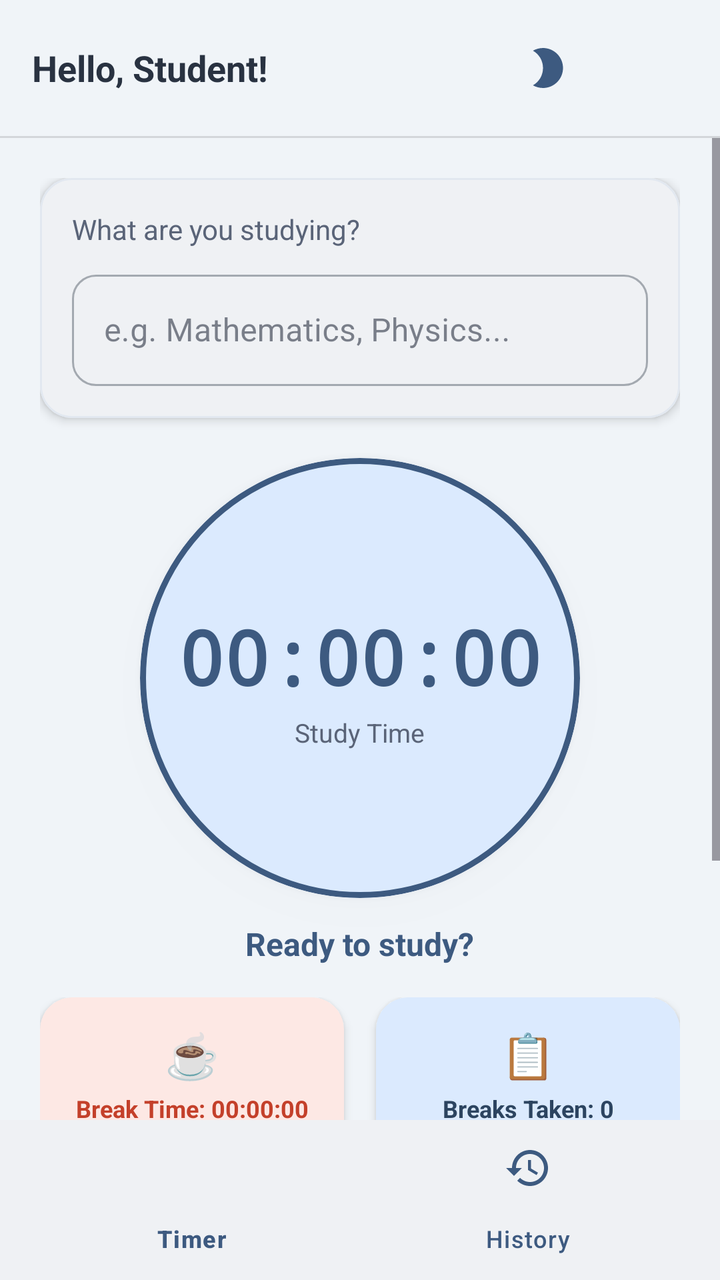
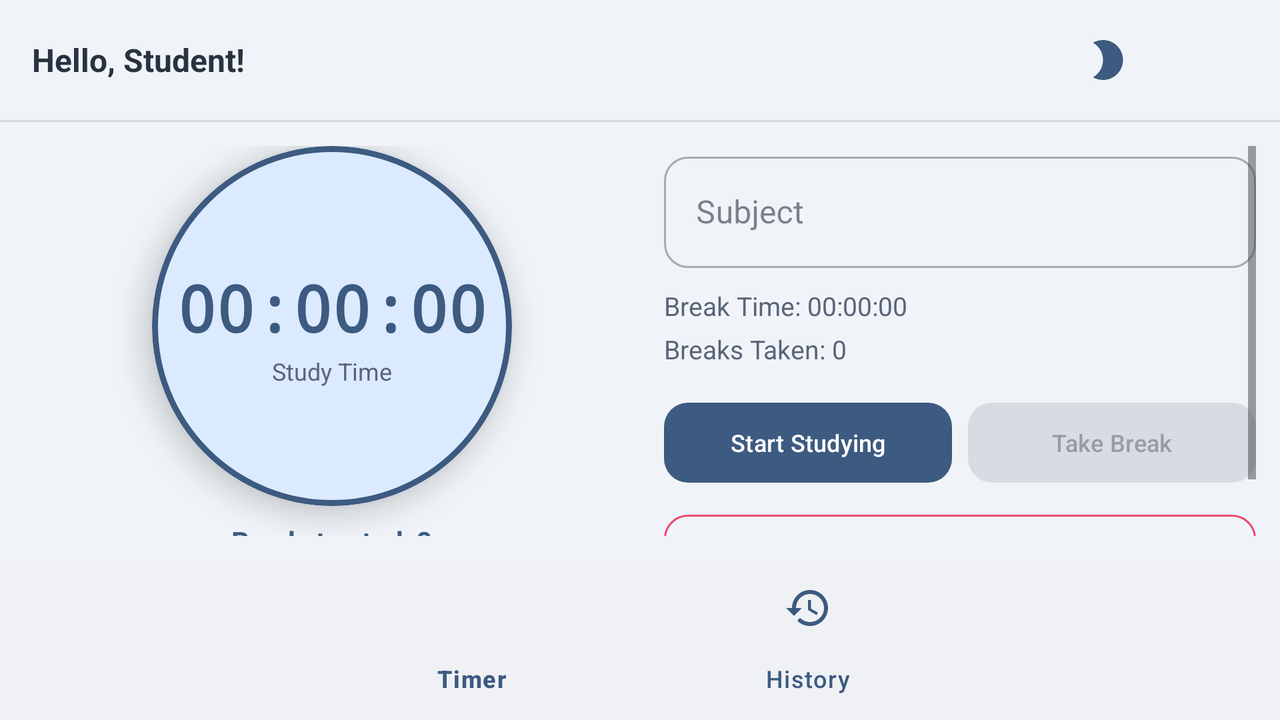

The same Android screen from two of the app's own layout files: first res/layout/ as a phone draws it, then the repository's variant for another configuration, drawn on a device whose configuration selects that folder. Both files follow.
<!-- AndroidManifest.xml: application theme Theme.StudyTimeBreaker -->
<!-- res/layout/activity_timer.xml -->
<?xml version="1.0" encoding="utf-8"?>
<LinearLayout xmlns:android="http://schemas.android.com/apk/res/android"
    xmlns:app="http://schemas.android.com/apk/res-auto"
    android:layout_width="match_parent"
    android:layout_height="match_parent"
    android:orientation="vertical"
    android:fitsSystemWindows="true"
    android:background="?android:colorBackground">

    
    <LinearLayout
        android:layout_width="match_parent"
        android:layout_height="wrap_content"
        android:orientation="horizontal"
        android:gravity="center_vertical"
        android:paddingHorizontal="16dp"
        android:paddingVertical="12dp">

        
        <TextView
            android:id="@+id/tvWelcome"
            android:layout_width="0dp"
            android:layout_height="wrap_content"
            android:layout_weight="1"
            android:text="Hello, Student!"
            android:textSize="18sp"
            android:textStyle="bold"
            android:textColor="?colorOnSurface" />

        
        <ImageView
            android:id="@+id/btnThemeToggle"
            android:layout_width="44dp"
            android:layout_height="44dp"
            android:src="@drawable/ic_moon"
            android:background="?attr/selectableItemBackgroundBorderless"
            android:contentDescription="Toggle theme"
            android:scaleType="centerInside"
            android:padding="8dp"
            android:layout_marginEnd="4dp"
            android:clickable="true"
            android:focusable="true"
            app:tint="?colorPrimary" />

        
        <ImageView
            android:id="@+id/btnLogout"
            android:layout_width="44dp"
            android:layout_height="44dp"
            android:src="@drawable/ic_logout"
            android:background="?attr/selectableItemBackgroundBorderless"
            android:contentDescription="Logout"
            android:scaleType="centerInside"
            android:padding="8dp"
            android:clickable="true"
            android:focusable="true"
            app:tint="?colorPrimary" />
    </LinearLayout>

    
    <View
        android:layout_width="match_parent"
        android:layout_height="1dp"
        android:background="?android:listDivider" />

    
    <ScrollView
        android:layout_width="match_parent"
        android:layout_height="0dp"
        android:layout_weight="1"
        android:fillViewport="true">

        <LinearLayout
            android:layout_width="match_parent"
            android:layout_height="wrap_content"
            android:orientation="vertical"
            android:gravity="center_horizontal"
            android:padding="20dp">

            
            <com.google.android.material.card.MaterialCardView
                android:layout_width="match_parent"
                android:layout_height="wrap_content"
                app:cardCornerRadius="16dp"
                app:cardElevation="3dp"
                app:strokeWidth="1dp"
                app:strokeColor="?colorSurfaceVariant"
                android:layout_marginBottom="20dp">

                <LinearLayout
                    android:layout_width="match_parent"
                    android:layout_height="wrap_content"
                    android:orientation="vertical"
                    android:padding="16dp">

                    <TextView
                        android:layout_width="wrap_content"
                        android:layout_height="wrap_content"
                        android:text="What are you studying?"
                        android:textSize="14sp"
                        android:textColor="?colorOnSurfaceVariant"
                        android:layout_marginBottom="8dp" />

                    <com.google.android.material.textfield.TextInputLayout
                        android:layout_width="match_parent"
                        android:layout_height="wrap_content"
                        android:hint="e.g. Mathematics, Physics..."
                        style="@style/Widget.MaterialComponents.TextInputLayout.OutlinedBox"
                        app:boxCornerRadiusTopStart="12dp"
                        app:boxCornerRadiusTopEnd="12dp"
                        app:boxCornerRadiusBottomStart="12dp"
                        app:boxCornerRadiusBottomEnd="12dp">

                        <com.google.android.material.textfield.TextInputEditText
                            android:id="@+id/etSubject"
                            android:layout_width="match_parent"
                            android:layout_height="wrap_content"
                            android:inputType="text"
                            android:maxLines="1" />
                    </com.google.android.material.textfield.TextInputLayout>
                </LinearLayout>
            </com.google.android.material.card.MaterialCardView>

            
            <com.google.android.material.card.MaterialCardView
                android:id="@+id/timerCard"
                android:layout_width="220dp"
                android:layout_height="220dp"
                app:cardCornerRadius="110dp"
                app:cardElevation="8dp"
                app:strokeColor="?colorPrimary"
                app:strokeWidth="3dp"
                app:cardBackgroundColor="?colorPrimaryContainer"
                android:layout_marginBottom="12dp">

                <LinearLayout
                    android:layout_width="match_parent"
                    android:layout_height="match_parent"
                    android:gravity="center"
                    android:orientation="vertical">

                    
                    <TextView
                        android:id="@+id/tvTimerDisplay"
                        android:layout_width="wrap_content"
                        android:layout_height="wrap_content"
                        android:text="00:00:00"
                        android:textSize="38sp"
                        android:textStyle="bold"
                        android:textColor="?colorPrimary"
                        android:fontFamily="monospace" />

                    
                    <TextView
                        android:id="@+id/tvTimerLabel"
                        android:layout_width="wrap_content"
                        android:layout_height="wrap_content"
                        android:text="Study Time"
                        android:textSize="13sp"
                        android:textColor="?colorOnSurfaceVariant"
                        android:layout_marginTop="4dp" />
                </LinearLayout>
            </com.google.android.material.card.MaterialCardView>

            
            <TextView
                android:id="@+id/tvStatus"
                android:layout_width="wrap_content"
                android:layout_height="wrap_content"
                android:text="Ready to study?"
                android:textSize="16sp"
                android:textStyle="bold"
                android:textColor="?colorPrimary"
                android:layout_marginBottom="16dp" />

            
            <LinearLayout
                android:layout_width="match_parent"
                android:layout_height="wrap_content"
                android:orientation="horizontal"
                android:gravity="center"
                android:layout_marginBottom="24dp">

                
                <com.google.android.material.card.MaterialCardView
                    android:layout_width="0dp"
                    android:layout_height="wrap_content"
                    android:layout_weight="1"
                    app:cardCornerRadius="16dp"
                    app:cardElevation="3dp"
                    app:strokeWidth="0dp"
                    app:cardBackgroundColor="?colorSecondaryContainer"
                    android:layout_marginEnd="8dp">

                    <LinearLayout
                        android:layout_width="match_parent"
                        android:layout_height="wrap_content"
                        android:orientation="vertical"
                        android:gravity="center"
                        android:padding="14dp">

                        <TextView
                            android:layout_width="wrap_content"
                            android:layout_height="wrap_content"
                            android:text="☕"
                            android:textSize="22sp"
                            android:layout_marginBottom="4dp" />

                        <TextView
                            android:id="@+id/tvBreakTime"
                            android:layout_width="match_parent"
                            android:layout_height="wrap_content"
                            android:text="Break Time: 00:00:00"
                            android:textSize="12sp"
                            android:textColor="?colorOnSecondaryContainer"
                            android:textStyle="bold"
                            android:gravity="center" />
                    </LinearLayout>
                </com.google.android.material.card.MaterialCardView>

                
                <com.google.android.material.card.MaterialCardView
                    android:layout_width="0dp"
                    android:layout_height="wrap_content"
                    android:layout_weight="1"
                    app:cardCornerRadius="16dp"
                    app:cardElevation="3dp"
                    app:strokeWidth="0dp"
                    app:cardBackgroundColor="?colorPrimaryContainer"
                    android:layout_marginStart="8dp">

                    <LinearLayout
                        android:layout_width="match_parent"
                        android:layout_height="wrap_content"
                        android:orientation="vertical"
                        android:gravity="center"
                        android:padding="14dp">

                        <TextView
                            android:layout_width="wrap_content"
                            android:layout_height="wrap_content"
                            android:text="📋"
                            android:textSize="22sp"
                            android:layout_marginBottom="4dp" />

                        <TextView
                            android:id="@+id/tvBreaksTaken"
                            android:layout_width="match_parent"
                            android:layout_height="wrap_content"
                            android:text="Breaks Taken: 0"
                            android:textSize="12sp"
                            android:textColor="?colorOnPrimaryContainer"
                            android:textStyle="bold"
                            android:gravity="center" />
                    </LinearLayout>
                </com.google.android.material.card.MaterialCardView>
            </LinearLayout>

            

            
            <LinearLayout
                android:layout_width="match_parent"
                android:layout_height="wrap_content"
                android:orientation="horizontal"
                android:layout_marginBottom="12dp">

                <com.google.android.material.button.MaterialButton
                    android:id="@+id/btnStartPause"
                    android:layout_width="0dp"
                    android:layout_height="52dp"
                    android:layout_weight="1"
                    android:text="Start Studying"
                    android:textSize="14sp"
                    android:textAllCaps="false"
                    app:cornerRadius="12dp"
                    android:layout_marginEnd="6dp" />

                <com.google.android.material.button.MaterialButton
                    android:id="@+id/btnBreak"
                    android:layout_width="0dp"
                    android:layout_height="52dp"
                    android:layout_weight="1"
                    android:text="Take Break"
                    android:textSize="14sp"
                    android:textAllCaps="false"
                    style="@style/Widget.Material3.Button.TonalButton"
                    app:cornerRadius="12dp"
                    android:layout_marginStart="6dp"
                    android:enabled="false" />
            </LinearLayout>

            
            <com.google.android.material.button.MaterialButton
                android:id="@+id/btnStop"
                android:layout_width="match_parent"
                android:layout_height="52dp"
                android:text="Stop Session"
                android:textSize="14sp"
                android:textAllCaps="false"
                style="@style/Widget.Material3.Button.OutlinedButton"
                app:cornerRadius="12dp"
                app:strokeColor="@color/danger"
                android:textColor="@color/danger"
                android:enabled="false" />

        </LinearLayout>
    </ScrollView>

    
    <com.google.android.material.bottomnavigation.BottomNavigationView
        android:id="@+id/bottomNav"
        android:layout_width="match_parent"
        android:layout_height="wrap_content"
        app:menu="@menu/bottom_nav_menu"
        app:labelVisibilityMode="labeled"
        android:background="?colorSurface"
        app:itemIconTint="?colorPrimary"
        app:itemTextColor="?colorPrimary" />

</LinearLayout>
<!-- resources referenced by this layout -->
<resources>
  <color name="danger">#EF476F</color>
  <!-- drawable ic_moon (drawable) -->
  <vector xmlns:android="http://schemas.android.com/apk/res/android"
      android:width="24dp"
      android:height="24dp"
      android:viewportWidth="24"
      android:viewportHeight="24">
      <path
          android:fillColor="#000000"
          android:pathData="M9.5,2c-1.82,0 -3.53,0.5 -5,1.35 2.99,1.73 5,4.95 5,8.65s-2.01,6.92 -5,8.65C5.97,21.5 7.68,22 9.5,22c5.52,0 10,-4.48 10,-10S15.02,2 9.5,2z" />
  </vector>
  <style name="Theme.StudyTimeBreaker" parent="Base.Theme.StudyTimeBreaker" />
  <style name="Base.Theme.StudyTimeBreaker" parent="Theme.Material3.DayNight.NoActionBar">
          
          <item name="colorPrimary">@color/primary</item>
          <item name="colorOnPrimary">@color/white</item>
          <item name="colorPrimaryContainer">#DBEAFE</item>
          <item name="colorOnPrimaryContainer">@color/primary_dark</item>
  
          
          <item name="colorSecondary">@color/secondary</item>
          <item name="colorOnSecondary">@color/white</item>
          <item name="colorSecondaryContainer">#FDE8E4</item>
          <item name="colorOnSecondaryContainer">#C4402A</item>
  
          
          <item name="colorTertiary">@color/success</item>
          <item name="colorTertiaryContainer">#D1FAE5</item>
          <item name="colorOnTertiaryContainer">#065F46</item>
  
          
          <item name="android:colorBackground">@color/background_light</item>
          <item name="colorSurface">@color/surface_light</item>
          <item name="colorOnSurface">@color/on_surface_light</item>
          <item name="colorOnSurfaceVariant">#5A6478</item>
          <item name="colorSurfaceVariant">#E2E8F0</item>
  
          
          <item name="android:statusBarColor">@color/primary_dark</item>
          <item name="android:navigationBarColor">@color/surface_light</item>
      </style>
  <color name="primary">#3D5A80</color>
  <color name="white">#FFFFFFFF</color>
  <color name="primary_dark">#2C4460</color>
  <color name="secondary">#EE6C4D</color>
  <color name="success">#06D6A0</color>
  <color name="background_light">#F0F4F8</color>
  <color name="surface_light">#FFFFFF</color>
  <color name="on_surface_light">#293241</color>
</resources>
<!-- res/layout-land/activity_timer.xml (the repository's variant of the layout above) -->
<!-- drawn on the phone turned sideways -->
<?xml version="1.0" encoding="utf-8"?>
<LinearLayout xmlns:android="http://schemas.android.com/apk/res/android"
    xmlns:app="http://schemas.android.com/apk/res-auto"
    android:layout_width="match_parent"
    android:layout_height="match_parent"
    android:orientation="vertical"
    android:fitsSystemWindows="true"
    android:background="?android:colorBackground">

    
    <LinearLayout
        android:layout_width="match_parent"
        android:layout_height="wrap_content"
        android:orientation="horizontal"
        android:gravity="center_vertical"
        android:paddingHorizontal="16dp"
        android:paddingVertical="8dp">

        <TextView
            android:id="@+id/tvWelcome"
            android:layout_width="0dp"
            android:layout_height="wrap_content"
            android:layout_weight="1"
            android:text="Hello, Student!"
            android:textSize="16sp"
            android:textStyle="bold"
            android:textColor="?colorOnSurface" />

        <ImageView
            android:id="@+id/btnThemeToggle"
            android:layout_width="44dp"
            android:layout_height="44dp"
            android:src="@drawable/ic_moon"
            android:background="?attr/selectableItemBackgroundBorderless"
            android:contentDescription="Toggle theme"
            android:scaleType="centerInside"
            android:padding="8dp"
            android:layout_marginEnd="4dp"
            android:clickable="true"
            android:focusable="true"
            app:tint="?colorPrimary" />

        <ImageView
            android:id="@+id/btnLogout"
            android:layout_width="44dp"
            android:layout_height="44dp"
            android:src="@drawable/ic_logout"
            android:background="?attr/selectableItemBackgroundBorderless"
            android:contentDescription="Logout"
            android:scaleType="centerInside"
            android:padding="8dp"
            android:clickable="true"
            android:focusable="true"
            app:tint="?colorPrimary" />
    </LinearLayout>

    <View
        android:layout_width="match_parent"
        android:layout_height="1dp"
        android:background="?android:listDivider" />

    
    <LinearLayout
        android:layout_width="match_parent"
        android:layout_height="0dp"
        android:layout_weight="1"
        android:orientation="horizontal"
        android:padding="12dp">

        
        <LinearLayout
            android:layout_width="0dp"
            android:layout_height="match_parent"
            android:layout_weight="1"
            android:orientation="vertical"
            android:gravity="center">

            <com.google.android.material.card.MaterialCardView
                android:id="@+id/timerCard"
                android:layout_width="180dp"
                android:layout_height="180dp"
                app:cardCornerRadius="90dp"
                app:cardElevation="8dp"
                app:strokeColor="?colorPrimary"
                app:strokeWidth="3dp"
                app:cardBackgroundColor="?colorPrimaryContainer"
                android:layout_marginBottom="8dp">

                <LinearLayout
                    android:layout_width="match_parent"
                    android:layout_height="match_parent"
                    android:gravity="center"
                    android:orientation="vertical">

                    <TextView
                        android:id="@+id/tvTimerDisplay"
                        android:layout_width="wrap_content"
                        android:layout_height="wrap_content"
                        android:text="00:00:00"
                        android:textSize="32sp"
                        android:textStyle="bold"
                        android:textColor="?colorPrimary"
                        android:fontFamily="monospace" />

                    <TextView
                        android:id="@+id/tvTimerLabel"
                        android:layout_width="wrap_content"
                        android:layout_height="wrap_content"
                        android:text="Study Time"
                        android:textSize="12sp"
                        android:textColor="?colorOnSurfaceVariant"
                        android:layout_marginTop="2dp" />
                </LinearLayout>
            </com.google.android.material.card.MaterialCardView>

            <TextView
                android:id="@+id/tvStatus"
                android:layout_width="wrap_content"
                android:layout_height="wrap_content"
                android:text="Ready to study?"
                android:textSize="14sp"
                android:textStyle="bold"
                android:textColor="?colorPrimary" />
        </LinearLayout>

        
        <ScrollView
            android:layout_width="0dp"
            android:layout_height="match_parent"
            android:layout_weight="1">

            <LinearLayout
                android:layout_width="match_parent"
                android:layout_height="wrap_content"
                android:orientation="vertical"
                android:paddingStart="12dp">

                
                <com.google.android.material.textfield.TextInputLayout
                    android:layout_width="match_parent"
                    android:layout_height="wrap_content"
                    android:hint="Subject"
                    style="@style/Widget.MaterialComponents.TextInputLayout.OutlinedBox"
                    app:boxCornerRadiusTopStart="12dp"
                    app:boxCornerRadiusTopEnd="12dp"
                    app:boxCornerRadiusBottomStart="12dp"
                    app:boxCornerRadiusBottomEnd="12dp"
                    android:layout_marginBottom="10dp">

                    <com.google.android.material.textfield.TextInputEditText
                        android:id="@+id/etSubject"
                        android:layout_width="match_parent"
                        android:layout_height="wrap_content"
                        android:inputType="text"
                        android:maxLines="1" />
                </com.google.android.material.textfield.TextInputLayout>

                
                <TextView
                    android:id="@+id/tvBreakTime"
                    android:layout_width="match_parent"
                    android:layout_height="wrap_content"
                    android:text="Break Time: 00:00:00"
                    android:textSize="13sp"
                    android:textColor="?colorOnSurfaceVariant"
                    android:layout_marginBottom="4dp" />

                <TextView
                    android:id="@+id/tvBreaksTaken"
                    android:layout_width="match_parent"
                    android:layout_height="wrap_content"
                    android:text="Breaks Taken: 0"
                    android:textSize="13sp"
                    android:textColor="?colorOnSurfaceVariant"
                    android:layout_marginBottom="14dp" />

                
                <LinearLayout
                    android:layout_width="match_parent"
                    android:layout_height="wrap_content"
                    android:orientation="horizontal"
                    android:layout_marginBottom="8dp">

                    <com.google.android.material.button.MaterialButton
                        android:id="@+id/btnStartPause"
                        android:layout_width="0dp"
                        android:layout_height="48dp"
                        android:layout_weight="1"
                        android:text="Start Studying"
                        android:textSize="12sp"
                        android:textAllCaps="false"
                        app:cornerRadius="12dp"
                        android:layout_marginEnd="4dp" />

                    <com.google.android.material.button.MaterialButton
                        android:id="@+id/btnBreak"
                        android:layout_width="0dp"
                        android:layout_height="48dp"
                        android:layout_weight="1"
                        android:text="Take Break"
                        android:textSize="12sp"
                        android:textAllCaps="false"
                        style="@style/Widget.Material3.Button.TonalButton"
                        app:cornerRadius="12dp"
                        android:layout_marginStart="4dp"
                        android:enabled="false" />
                </LinearLayout>

                <com.google.android.material.button.MaterialButton
                    android:id="@+id/btnStop"
                    android:layout_width="match_parent"
                    android:layout_height="48dp"
                    android:text="Stop Session"
                    android:textSize="12sp"
                    android:textAllCaps="false"
                    style="@style/Widget.Material3.Button.OutlinedButton"
                    app:cornerRadius="12dp"
                    app:strokeColor="@color/danger"
                    android:textColor="@color/danger"
                    android:enabled="false" />
            </LinearLayout>
        </ScrollView>
    </LinearLayout>

    
    <com.google.android.material.bottomnavigation.BottomNavigationView
        android:id="@+id/bottomNav"
        android:layout_width="match_parent"
        android:layout_height="wrap_content"
        app:menu="@menu/bottom_nav_menu"
        app:labelVisibilityMode="labeled"
        android:background="?colorSurface"
        app:itemIconTint="?colorPrimary"
        app:itemTextColor="?colorPrimary" />

</LinearLayout>
